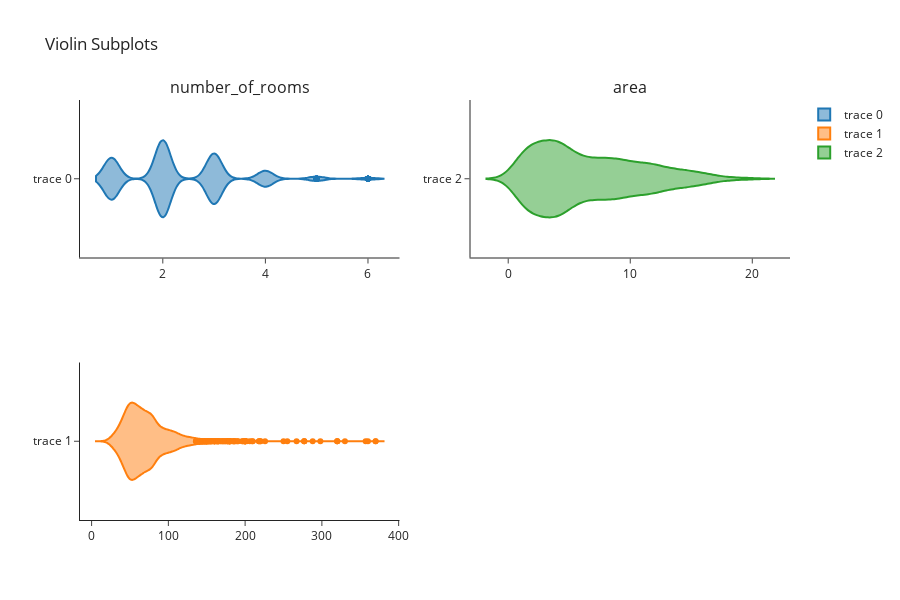

Source (notebook cell):
### Markdown cell above
## Volin plot of the attributes of the dataset

### Code cell
#importing the required modules
from plotly.subplots import make_subplots
import plotly.graph_objects as go

# creating subplot for the four attributes
fig = make_subplots(rows=2, cols=2,subplot_titles=("number_of_rooms", "area"))

# creating volin plot for number of rooms
fig.append_trace(go.Violin(
    x=dataset['number_of_rooms']
), row=1, col=1)


# creating volin plot for the area
fig.append_trace(go.Violin(
    x=dataset['area']
), row=2, col=1)


# creating  volin plot for the floor
fig.append_trace(go.Violin(
    x=dataset['floor']
), row=1, col=2)


# creating volin plot for the address
# fig.append_trace(go.Violin(
#     x=dataset['address'],
# ), row=2, col=2)


# showing the graph
fig.update_layout(height=600, width=900, title_text="Violin Subplots",template="simple_white")
fig.show()

### Figure 1 — Plotly figure (JSON) as saved in the notebook; plotly's stock layout.template omitted (floating-point values rounded to 4 significant figures; data arrays with more than 128 entries replaced by an {"elided": "..."} marker saying what was removed)
{"data": [{"type": "violin", "x": {"elided": "3730 int values"}, "xaxis": "x", "yaxis": "y"}, {"type": "violin", "x": {"elided": "3730 int values"}, "xaxis": "x3", "yaxis": "y3"}, {"type": "violin", "x": {"elided": "3730 int values"}, "xaxis": "x2", "yaxis": "y2"}], "layout": {"annotations": [{"font": {"size": 16}, "showarrow": false, "text": "number_of_rooms", "x": 0.225, "xanchor": "center", "xref": "paper", "y": 1, "yanchor": "bottom", "yref": "paper"}, {"font": {"size": 16}, "showarrow": false, "text": "area", "x": 0.775, "xanchor": "center", "xref": "paper", "y": 1, "yanchor": "bottom", "yref": "paper"}], "height": 600, "title": {"text": "Violin Subplots"}, "width": 900, "xaxis": {"anchor": "y", "domain": [0, 0.45]}, "xaxis2": {"anchor": "y2", "domain": [0.55, 1]}, "xaxis3": {"anchor": "y3", "domain": [0, 0.45]}, "xaxis4": {"anchor": "y4", "domain": [0.55, 1]}, "yaxis": {"anchor": "x", "domain": [0.625, 1]}, "yaxis2": {"anchor": "x2", "domain": [0.625, 1]}, "yaxis3": {"anchor": "x3", "domain": [0, 0.375]}, "yaxis4": {"anchor": "x4", "domain": [0, 0.375]}}}
